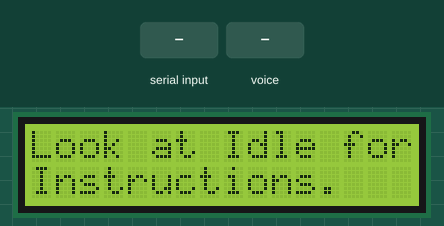
The program below on a simulated Raspberry Pi (BCM pin numbers). Parts: 16×2 character LCD. Inputs (shaded band) come from the test bench. Speech is recognised word for word in 0.5 s; what the program prints to the terminal is not drawn.

Above: at 1.2 s.
1.3 s: "y" typed at the terminal, then Enter
2.8 s: "\\n" is said to the microphone
At 4.5 s:
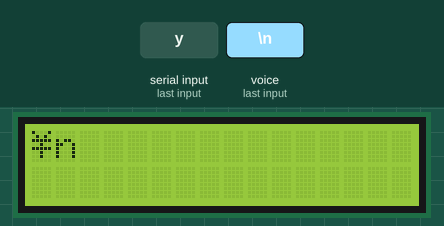
Timing chart, 0 to 6.0 s (numbered marks = the images above; inputs shaded):
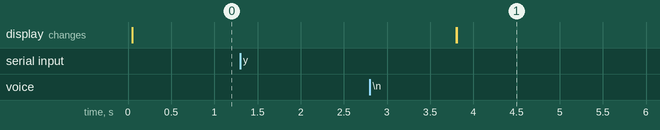

Measured:
- after the input at 1.3 s, every drawn part: stays the same
- after the input at 2.8 s, the display: first changes after 1.0 s (image 1 shows a later state)

The program:

ListenAndDisplayFast.py
```python
#!/usr/bin/env python3
import speech_recognition as sr
from time import sleep

class LCD:
	# commands
	LCD_CLEARDISPLAY 		= 0x01
	LCD_RETURNHOME 		    = 0x02
	LCD_ENTRYMODESET 		= 0x04
	LCD_DISPLAYCONTROL 		= 0x08
	LCD_CURSORSHIFT 		= 0x10
	LCD_FUNCTIONSET 		= 0x20
	LCD_SETCGRAMADDR 		= 0x40
	LCD_SETDDRAMADDR 		= 0x80

	# flags for display entry mode
	LCD_ENTRYRIGHT 		= 0x00
	LCD_ENTRYLEFT 		= 0x02
	LCD_ENTRYSHIFTINCREMENT 	= 0x01
	LCD_ENTRYSHIFTDECREMENT 	= 0x00

	# flags for display on/off control
	LCD_DISPLAYON 		= 0x04
	LCD_DISPLAYOFF 		= 0x00
	LCD_CURSORON 		= 0x02
	LCD_CURSOROFF 		= 0x00
	LCD_BLINKON 		= 0x01
	LCD_BLINKOFF 		= 0x00

	# flags for display/cursor shift
	LCD_DISPLAYMOVE 	= 0x08
	LCD_CURSORMOVE 		= 0x00

	# flags for display/cursor shift
	LCD_DISPLAYMOVE 	= 0x08
	LCD_CURSORMOVE 		= 0x00
	LCD_MOVERIGHT 		= 0x04
	LCD_MOVELEFT 		= 0x00

	# flags for function set
	LCD_8BITMODE 		= 0x10
	LCD_4BITMODE 		= 0x00
	LCD_2LINE 			= 0x08
	LCD_1LINE 			= 0x00
	LCD_5x10DOTS 		= 0x04
	LCD_5x8DOTS 		= 0x00

	def __init__(self, pin_rs=27, pin_e=22, pins_db=[25, 24, 23, 18], GPIO = None):
		# Emulate the old behavior of using RPi.GPIO if we haven't been given
		# an explicit GPIO interface to use
		if not GPIO:
			import RPi.GPIO as GPIO
			self.GPIO = GPIO
			self.pin_rs = pin_rs
			self.pin_e = pin_e
			self.pins_db = pins_db

			self.used_gpio = self.pins_db[:]
			self.used_gpio.append(pin_e)
			self.used_gpio.append(pin_rs)

			self.GPIO.setwarnings(False)
			self.GPIO.setmode(GPIO.BCM)
			self.GPIO.setup(self.pin_e, GPIO.OUT)
			self.GPIO.setup(self.pin_rs, GPIO.OUT)

			for pin in self.pins_db:
				self.GPIO.setup(pin, GPIO.OUT)

		self.write4bits(0x33) # initialization
		self.write4bits(0x32) # initialization
		self.write4bits(0x28) # 2 line 5x7 matrix
		self.write4bits(0x0C) # turn cursor off 0x0E to enable cursor
		self.write4bits(0x06) # shift cursor right

		self.displaycontrol = self.LCD_DISPLAYON | self.LCD_CURSOROFF | self.LCD_BLINKOFF

		self.displayfunction = self.LCD_4BITMODE | self.LCD_1LINE | self.LCD_5x8DOTS
		self.displayfunction |= self.LCD_2LINE

		""" Initialize to default text direction (for romance languages) """
		self.displaymode =  self.LCD_ENTRYLEFT | self.LCD_ENTRYSHIFTDECREMENT
		self.write4bits(self.LCD_ENTRYMODESET | self.displaymode) #  set the entry mode

		self.clear()

	def begin(self, cols, lines):
		if (lines > 1):
			self.numlines = lines
			self.displayfunction |= self.LCD_2LINE
			self.currline = 0

	def home(self):
		self.write4bits(self.LCD_RETURNHOME) # set cursor position to zero
		self.delayMicroseconds(3000) # this command takes a long time!

	def clear(self):
		self.write4bits(self.LCD_CLEARDISPLAY) # command to clear display
		self.delayMicroseconds(3000)	# 3000 microsecond sleep, clearing the display takes a long time

	def setCursor(self, col, row):
		self.row_offsets = [ 0x00, 0x40, 0x14, 0x54 ]

		if ( row > self.numlines ):
			row = self.numlines - 1 # we count rows starting w/0

		self.write4bits(self.LCD_SETDDRAMADDR | (col + self.row_offsets[row]))

	def noDisplay(self):
		# Turn the display off (quickly)
		self.displaycontrol &= ~self.LCD_DISPLAYON
		self.write4bits(self.LCD_DISPLAYCONTROL | self.displaycontrol)

	def display(self):
		# Turn the display on (quickly)
		self.displaycontrol |= self.LCD_DISPLAYON
		self.write4bits(self.LCD_DISPLAYCONTROL | self.displaycontrol)

	def noCursor(self):
		# Turns the underline cursor on/off
		self.displaycontrol &= ~self.LCD_CURSORON
		self.write4bits(self.LCD_DISPLAYCONTROL | self.displaycontrol)

	def cursor(self):
		# Cursor On
		self.displaycontrol |= self.LCD_CURSORON
		self.write4bits(self.LCD_DISPLAYCONTROL | self.displaycontrol)

	def noBlink(self):
		# Turn on and off the blinking cursor
		self.displaycontrol &= ~self.LCD_BLINKON
		self.write4bits(self.LCD_DISPLAYCONTROL | self.displaycontrol)

	def noBlink(self):
		# Turn on and off the blinking cursor
		self.displaycontrol &= ~self.LCD_BLINKON
		self.write4bits(self.LCD_DISPLAYCONTROL | self.displaycontrol)

	def DisplayLeft(self):
		# These commands scroll the display without changing the RAM
		self.write4bits(self.LCD_CURSORSHIFT | self.LCD_DISPLAYMOVE | self.LCD_MOVELEFT)

	def scrollDisplayRight(self):
		# These commands scroll the display without changing the RAM
		self.write4bits(self.LCD_CURSORSHIFT | self.LCD_DISPLAYMOVE | self.LCD_MOVERIGHT);

	def leftToRight(self):
		# This is for text that flows Left to Right
		self.displaymode |= self.LCD_ENTRYLEFT
		self.write4bits(self.LCD_ENTRYMODESET | self.displaymode);

	def rightToLeft(self):
		# This is for text that flows Right to Left
		self.displaymode &= ~self.LCD_ENTRYLEFT
		self.write4bits(self.LCD_ENTRYMODESET | self.displaymode)

	def autoscroll(self):
		# This will 'right justify' text from the cursor
		self.displaymode |= self.LCD_ENTRYSHIFTINCREMENT
		self.write4bits(self.LCD_ENTRYMODESET | self.displaymode)

	def noAutoscroll(self):
		# This will 'left justify' text from the cursor
		self.displaymode &= ~self.LCD_ENTRYSHIFTINCREMENT
		self.write4bits(self.LCD_ENTRYMODESET | self.displaymode)

	def write4bits(self, bits, char_mode=False):
		# Send command to LCD
		self.delayMicroseconds(1000) # 1000 microsecond sleep
		bits=bin(bits)[2:].zfill(8)
		self.GPIO.output(self.pin_rs, char_mode)
		for pin in self.pins_db:
			self.GPIO.output(pin, False)
		for i in range(4):
			if bits[i] == "1":
				self.GPIO.output(self.pins_db[::-1][i], True)
		self.pulseEnable()
		for pin in self.pins_db:
			self.GPIO.output(pin, False)
		for i in range(4,8):
			if bits[i] == "1":
				self.GPIO.output(self.pins_db[::-1][i-4], True)
		self.pulseEnable()

	def delayMicroseconds(self, microseconds):
		seconds = microseconds / float(1000000)	# divide microseconds by 1 million for seconds
		sleep(seconds)

	def pulseEnable(self):
		self.GPIO.output(self.pin_e, False)
		self.delayMicroseconds(1)		# 1 microsecond pause - enable pulse must be > 450ns
		self.GPIO.output(self.pin_e, True)
		self.delayMicroseconds(1)		# 1 microsecond pause - enable pulse must be > 450ns
		self.GPIO.output(self.pin_e, False)
		self.delayMicroseconds(1)		# commands need > 37us to settle

	def message(self, text):
		# Send string to LCD. Newline wraps to second line
		#print "TEXT BEING DISPLAYED:{\n%s"%text
		#print "}"
		for char in text:
			if char == '\n':
				self.write4bits(0xC0) # next line
			else:
				self.write4bits(ord(char),True)

	def destroy(self):
		#print "clean up used_gpio"
		self.GPIO.cleanup(self.used_gpio)

def print_msg():
	print 'Welcome back, Garrett.'


def main():
    global lcd
    #print_msg()
    m=''
    s=''
    lcd = LCD()
    lcd.clear()
    lcd.message("Look at Idle for\nInstructions.")
    r = sr.Recognizer()
    with sr.Microphone() as source:
        r.adjust_for_ambient_noise(source)
        raw_input("Get close to the microphone, press ENTER and say a short phrase or sentence.")
        audio = r.listen(source)
        try:
            print("I believe you said '" + r.recognize_google(audio) +"'")
            m=r.recognize_google(audio)
        except sr.UnknownValueError:
            print("Unable to recognize voice")
            lcd.clear()
            lcd.destroy()
        except sr.RequestError as e:
            print("Request Error; {0}".format(e))
            lcd.clear()
            lcd.destroy()
    if len(m) > 32:  #If the entered string won't fit on LCD
        lcd.clear()
        lcd.message("String too long:\n32 Char Limit")
        print ("What you said was just too long.")
        raw_input ("Press ENTER to try again.")
        main()
    elif  len(m) > 16:  #If string is longer than 16, wrap to next line
        if m[15]==' ':
            line1=m[:15]
            line2=m[16:]
            mssg=(line1 + "\n" + line2)
        elif m[16]==' ':
            line1=m[:16]
            line2=m[17:]
            mssg=(line1 + "\n" + line2)
        else:
            line1=m[:15]
            line2=m[15:]
            mssg=(line1 + "-\n" +line2)
    elif len(m) < 17:
        mssg=m
    lcd.clear()
    lcd.message(mssg)
    sleep(5)
    raw_input("Press ENTER to continue.")
    t = sr.Recognizer()
    with sr.Microphone() as source:
        print ("Would you like to run me again?")
        t.adjust_for_ambient_noise(source)
        raw_input("Press ENTER and say YES or NO.")
        audio = t.listen(source)
        try:
            s=t.recognize_google(audio)
        except sr.UnknownValueError:
            print("Unable to recognize voice.")
            lcd.clear()
            lcd.destroy()
        except sr.RequestError as e:
            print("Request error; {0}".format(e))
            lcd.clear()
            lcd.destroy()
    if s[0] == 'y': #response just has to begin with 'y' for it to be recognized
        print 'Restarting...'
        main()
    else:
        print 'Goodbye.'
        lcd.clear()
        lcd.destroy()


if __name__ == '__main__':
	try:
    		print("Welcome back, Garrett.")
    		main()
	except KeyboardInterrupt:
		lcd.clear()
		lcd.destroy()
```
